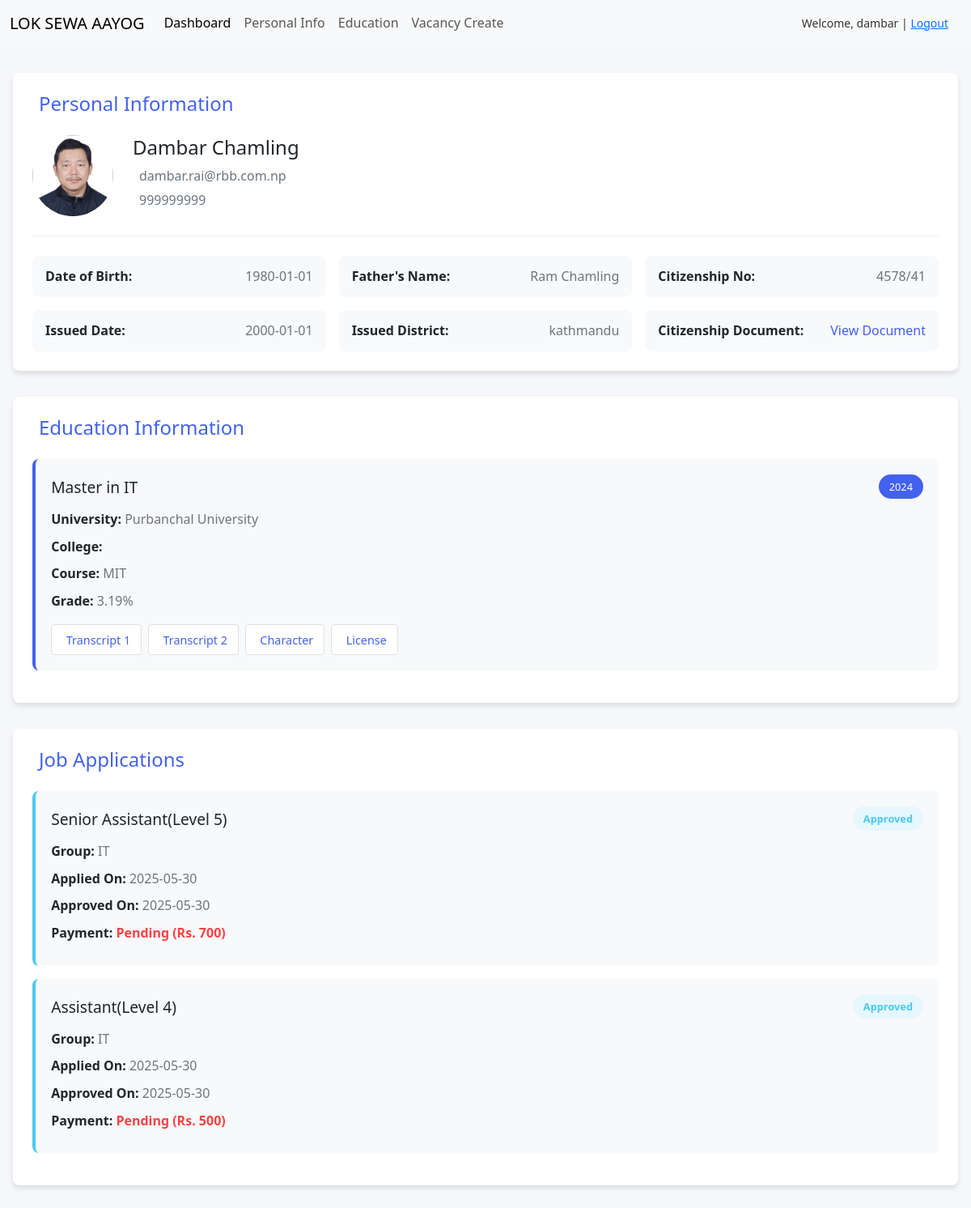
The page /applicant-dashboard/ (signed in) on the database its author committed.
### vacancyapp/models.py (models this page shows, shortened)
class ApplicantInfo(models.Model):
    user = models.OneToOneField(User, on_delete=models.CASCADE)
    first_name = models.CharField(max_length=100)
    last_name = models.CharField(max_length=50)
    dob = models.DateField(null=True, blank=True)
    father_name = models.CharField(max_length=100)
    citizenship = models.CharField(max_length=50)
    issued_date = models.DateField(blank=True, null=True)
    issued_district = models.CharField(max_length=50, blank=True)
    mobile = models.CharField(max_length=15, unique=True)
    profile_pic = models.ImageField(upload_to='profile_pics/', blank=True, null=True)
    upload_citizenship = models.FileField(
        upload_to=user_directory_path,
        validators=[validate_file_extension],
        help_text="(pdf or jpg)"
    )

class EducationInfo(models.Model):
    LEVEL_CHOICES = [
        ('Plus2', 'Plus2'),
        ('Bachelor', 'Bachelor'),
        ('Master', 'Master')
    ]
    FACULTY_CHOICES = [
        ('IT', 'IT'),
        ('Commerce', 'Commerce')
    ]
    UNIVERSITY_CHOICES = [
        ('Pokhara University', 'Pokhara University'),
        ('Purbanchal University', 'Purbanchal University'),
        ('Tribhuwan University', 'Tribhuwan University')
    ]
    applicant = models.ForeignKey(ApplicantInfo, on_delete=models.CASCADE, related_name='education_infos')
    level = models.CharField(max_length=50, choices=LEVEL_CHOICES, default='Plus2')
    faculty = models.CharField(max_length=50, choices=FACULTY_CHOICES, default='Commerce')
    course_name = models.CharField(max_length=50)
    university_name = models.CharField(max_length=100, choices=UNIVERSITY_CHOICES, default='Tribhuwan University')
    college_name = models.CharField(max_length=100)
    passed_year = models.IntegerField()
    grade_percent = models.FloatField()
    upload_transcript1 = models.FileField(upload_to=education_document_path, validators=[validate_file_extension], help_text="(pdf or jpg)")
    upload_transcript2 = models.FileField(upload_to=education_document_path, validators=[validate_file_extension], help_text="(pdf or jpg)")
    upload_character = models.FileField(upload_to=education_document_path, validators=[validate_file_extension], help_text="(pdf or jpg)")
    upload_license = models.FileField(upload_to=education_document_path, validators=[validate_file_extension], help_text="(pdf or jpg)", blank=True)
    upload_other = models.FileField(upload_to=education_document_path, validators=[validate_file_extension], help_text="(pdf or jpg)", blank=True)
    upload_other1 = models.FileField(upload_to=education_document_path, validators=[validate_file_extension], help_text="(pdf or jpg)", blank=True)

class VacancyInfo(models.Model):
    POSITION_CHOICES = [('Assistant(Level 4)','Assistant(Level 4)'),('Senior Assistant(Level 5)','Senior Assistant(Level 5)'),('Officer(Level 6)','Officer(Level 6)')]
    GROUP_CHOICES = [
        ('Administration', 'Administration'),
        ('IT', 'IT'),
    ]
    applicant = models.ForeignKey(ApplicantInfo, on_delete=models.CASCADE, related_name='vacancy_infos')
    vacancy_position = models.CharField(max_length=50, choices=POSITION_CHOICES, default='Assistant')
    vacancy_level = models.CharField(max_length=8, null=True, blank= True)
    vacancy_group = models.CharField(choices = GROUP_CHOICES, max_length=50, default='Administration')
    vacancy_created_at = models.DateField(null=True, blank= True)
    vacancy_status = models.CharField(max_length=20, choices=[('Pending', 'Pending'), ('Approved', 'Approved'), ('Rejected', 'Rejected')], default='Pending')
    is_approved = models.BooleanField(default=False)
    approved_at = models.DateTimeField(null=True, blank=True)
    payment_amount = models.PositiveIntegerField(default=0)
    is_payment_made = models.BooleanField(default=False)
    class Meta:
        unique_together = ('applicant', 'vacancy_position','vacancy_group')  # ✅ Prevents duplicate applications

### vacancyapp/views.py (the view)
# urls.py: path('applicant-dashboard/', applicant_dashboard, name='applicant_dashboard'),
@login_required
def applicant_dashboard(request):
    try:
        applicant = ApplicantInfo.objects.get(user=request.user)
        education_infos = EducationInfo.objects.filter(applicant=applicant)
        vacancy_infos = VacancyInfo.objects.filter(applicant=applicant)
        context = {
            'applicant': applicant,
            'education_infos': education_infos,
            'vacancy_infos': vacancy_infos,
        }
    except ApplicantInfo.DoesNotExist:
        context = {
            'message': 'Please complete your applicant profile',
            'applicant': None,
            'education_infos': [],
            'vacancy_infos': [],
        }
    return render(request, 'applicant/applicant_dashboard.html', context)

### templates/applicant/applicant_dashboard.html (shortened to what this page needs)
{% extends 'applicant/applicant_base.html' %}
{% load static %}
{% block css %}<link rel="stylesheet" href="{% static 'css/applicant_dashboard.css' %}">{% endblock css %}
{% block body %}
<div class="dashboard-container">
  {% if applicant %}
    <section class="dashboard-section personal-info">
        <h2> Personal Information</h2>
        <div class="profile-header">
            <div class="profile-pic">
                {% if applicant.profile_pic %}
                    <img src="{{ applicant.profile_pic.url }}" alt="Profile Picture">
                {% else %}
                    <div class="default-pic"><i class="fas fa-user-circle"></i></div>
                {% endif %}
            </div>
            <div class="profile-details">
                <h3>{{ applicant.first_name }} {{ applicant.last_name }}</h3>
                <p> {{ applicant.user.email }}</p>
                <p> {{ applicant.mobile }}</p>
            </div>
        </div>
        <div class="info-grid">
            <div class="info-item">
                <span class="info-label">Date of Birth:</span>
                <span class="info-value">{{ applicant.dob|date:"Y-m-d" }}</span>
            </div>
            <div class="info-item">
                <span class="info-label">Father's Name:</span>
                <span class="info-value">{{ applicant.father_name }}</span>
            </div>
            <div class="info-item">
                <span class="info-label">Citizenship No:</span>
                <span class="info-value">{{ applicant.citizenship }}</span>
            </div>
            <div class="info-item">
                <span class="info-label">Issued Date:</span>
                <span class="info-value">{{ applicant.issued_date|date:"Y-m-d" }}</span>
            </div>
            <div class="info-item">
                <span class="info-label">Issued District:</span>
                <span class="info-value">{{ applicant.issued_district }}</span>
            </div>
            <div class="info-item">
                <span class="info-label">Citizenship Document:</span>
                <a href="{{ applicant.upload_citizenship.url }}" target="_blank" class="doc-link">
                     View Document
                </a>
            </div>
        </div>
    </section>
    <section class="dashboard-section education-info">
        <h2> Education Information</h2>
        {% for edu in education_infos %}
        <div class="education-card">
            <div class="edu-header">
                <h3>{{ edu.get_level_display }} in {{ edu.get_faculty_display }}</h3>
                <span class="passed-year">{{ edu.passed_year }}</span>
            </div>
            <div class="edu-details">
                <p><strong>University:</strong> {{ edu.get_university_name_display }}</p>
                <p><strong>College:</strong> {{ edu.college_name }}</p>
                <p><strong>Course:</strong> {{ edu.course_name }}</p>
                <p><strong>Grade:</strong> {{ edu.grade_percent }}%</p>
            </div>
            <div class="edu-documents">
                <a href="{{ edu.upload_transcript1.url }}" target="_blank" class="doc-btn">
                     Transcript 1
                </a>
                <a href="{{ edu.upload_transcript2.url }}" target="_blank" class="doc-btn">
                     Transcript 2
                </a>
                <a href="{{ edu.upload_character.url }}" target="_blank" class="doc-btn">
                     Character
                </a>
                {% if edu.upload_license %}
                <a href="{{ edu.upload_license.url }}" target="_blank" class="doc-btn">
                     License
                </a>
                {% endif %}
            </div>
        </div>
        {% endfor %}
    </section>
    <section class="dashboard-section vacancy-info">
        <h2> Job Applications</h2>
        {% for vacancy in vacancy_infos %}
        <div class="vacancy-card {% if vacancy.is_approved %}approved{% elif vacancy.vacancy_status == 'Rejected' %}rejected{% else %}pending{% endif %}">
            <div class="vacancy-header">
                <h3>{{ vacancy.get_vacancy_position_display }}</h3>
                <span class="status-badge">{{ vacancy.vacancy_status }}</span>
            </div>
            <div class="vacancy-details">
                <p><strong>Group:</strong> {{ vacancy.get_vacancy_group_display }}</p>
                <p><strong>Applied On:</strong> {{ vacancy.vacancy_created_at|date:"Y-m-d" }}</p>
                {% if vacancy.is_approved %}
                <p><strong>Approved On:</strong> {{ vacancy.approved_at|date:"Y-m-d" }}</p>
                {% endif %}
                <div class="payment-info">
                    <p><strong>Payment:</strong>
                        {% if vacancy.is_payment_made %}
                            <span class="paid">Paid (Rs. {{ vacancy.payment_amount }})</span>
                        {% else %}
                            <span class="unpaid">Pending (Rs. {{ vacancy.payment_amount }})</span>
                        {% endif %}
                    </p>
                </div>
            </div>
        </div>
        {% endfor %}
    </section>
  {% else %}
    <h2 class="text-center py-5">Applicant Dashboard</h2>
    <p class="text-center">No applicant information found.</p>
  {% endif %}
</div>
{% endblock body %}

### templates/applicant/applicant_base.html (shortened to what this page needs)
<!doctype html>
<html lang="en">
  <head>
    <link href="https://cdn.jsdelivr.net/npm/bootstrap@5.3.3/dist/css/bootstrap.min.css" rel="stylesheet">
    {% block css %}     {% endblock css %}
  </head>
  <body>
    <nav class="navbar navbar-expand-lg bg-light">
        <div class="container-fluid">
          <a class="navbar-brand" href="#">LOK SEWA AAYOG</a>
          <div class="collapse navbar-collapse" id="navbarSupportedContent">
            <ul class="navbar-nav me-auto mb-2 mb-lg-0 justify-content-center">
              <li class="nav-item">
                <a class="nav-link active" aria-current="page" href="{% url 'applicant_dashboard' %}">Dashboard</a>
              </li>
              <li class="nav-item">
                <a class="nav-link" href="{% url 'personal_info' %}">Personal Info</a>
              </li>
              <li class="nav-item">
                <a class="nav-link" href="{% url 'education_info' %}">Education</a>
              </li>
             {% if not has_applied|default:False %}
                <li class="nav-item">
                  <a class="nav-link" href="{% url 'vacancy_create' %}">Vacancy Create</a>
                </li>
             {% else %}
                <li class="nav-item">
                  <a class="nav-link" href="{% url 'vacancy_list' %}">Vacancy List</a>
                </li>
             {% endif %}
            </ul>
            <div class="d-flex align-items-center">
              <small class="me-3">Welcome, {{ user.username }} | <a href="{% url 'logout' %}">Logout</a></small>
            </div>
          </div>
        </div>
      </nav>
      {% block body %}{% endblock body %}
  </body>
</html>

### static/css/applicant_dashboard.css (style rules this page uses)
:root { --primary-color: #4361ee; --secondary-color: #3f37c9; --success-color: #4cc9f0; --warning-color: #f8961e; --danger-color: #f94144; --light-color: #f8f9fa; --dark-color: #212529; --gray-color: #6c757d; --border-radius: 8px; --box-shadow: 0 4px 6px rgba(0, 0, 0, 0.1); --transition: all 0.3s ease; }
body { font-family: 'Segoe UI', Tahoma, Geneva, Verdana, sans-serif; line-height: 1.6; color: #333; background-color: #f5f7fa; }
.dashboard-container { max-width: 1200px; margin: 2rem auto; padding: 0 1rem; }
.dashboard-section h2 { color: var(--primary-color); margin-bottom: 1.5rem; font-size: 1.5rem; display: flex; align-items: center; gap: 0.5rem; }
.personal-info { background: white; border-radius: var(--border-radius); padding: 1.5rem; margin-bottom: 2rem; box-shadow: var(--box-shadow); }
.profile-header { display: flex; align-items: center; gap: 1.5rem; margin-bottom: 1.5rem; padding-bottom: 1.5rem; border-bottom: 1px solid #eee; }
.profile-pic { width: 100px; height: 100px; border-radius: 50%; overflow: hidden; background-color: #e9ecef; display: flex; align-items: center; justify-content: center; flex-shrink: 0; }
.profile-pic img { width: 100%; height: 100%; object-fit: cover; }
.profile-details h3 { font-size: 1.5rem; margin-bottom: 0.5rem; color: var(--dark-color); }
.profile-details p { margin: 0.3rem 0; color: var(--gray-color); display: flex; align-items: center; gap: 0.5rem; }
.info-grid { display: grid; grid-template-columns: repeat(auto-fill, minmax(300px, 1fr)); gap: 1rem; }
.info-item { background: #f8f9fa; padding: 0.8rem 1rem; border-radius: var(--border-radius); display: flex; justify-content: space-between; }
.info-label { font-weight: 600; color: var(--dark-color); }
.info-value { color: var(--gray-color); }
.doc-link { color: var(--primary-color); text-decoration: none; display: inline-flex; align-items: center; gap: 0.3rem; transition: var(--transition); }
.education-info { background: white; border-radius: var(--border-radius); padding: 1.5rem; margin-bottom: 2rem; box-shadow: var(--box-shadow); }
.education-card { background: #f8f9fa; border-radius: var(--border-radius); padding: 1.2rem; margin-bottom: 1rem; transition: var(--transition); border-left: 4px solid var(--primary-color); }
.edu-header { display: flex; justify-content: space-between; align-items: center; margin-bottom: 0.8rem; }
.edu-header h3 { color: var(--dark-color); font-size: 1.2rem; margin: 0; }
.passed-year { background: var(--primary-color); color: white; padding: 0.3rem 0.8rem; border-radius: 20px; font-size: 0.8rem; }
.edu-details p { margin: 0.5rem 0; color: var(--gray-color); }
.edu-details strong { color: var(--dark-color); }
.edu-documents { display: flex; flex-wrap: wrap; gap: 0.5rem; margin-top: 1rem; }
.doc-btn { display: inline-flex; align-items: center; gap: 0.3rem; background: white; color: var(--primary-color); padding: 0.4rem 0.8rem; border-radius: 4px; text-decoration: none; font-size: 0.9rem; border: 1px solid #dee2e6; transition: var(--transition); }
.vacancy-info { background: white; border-radius: var(--border-radius); padding: 1.5rem; box-shadow: var(--box-shadow); }
.vacancy-card { background: #f8f9fa; border-radius: var(--border-radius); padding: 1.2rem; margin-bottom: 1rem; transition: var(--transition); }
.vacancy-card.approved { border-left: 4px solid var(--success-color); }
.vacancy-header { display: flex; justify-content: space-between; align-items: center; margin-bottom: 0.8rem; }
.vacancy-header h3 { color: var(--dark-color); font-size: 1.2rem; margin: 0; }
.status-badge { padding: 0.3rem 0.8rem; border-radius: 20px; font-size: 0.8rem; font-weight: 600; }
.vacancy-card.approved .status-badge { background: #e6f7ff; color: var(--success-color); }
.vacancy-details p { margin: 0.5rem 0; color: var(--gray-color); }
.vacancy-details strong { color: var(--dark-color); }
.unpaid { color: var(--danger-color); font-weight: 600; }

### rows shown on the page
ApplicantInfo: profile_pic (picture), first_name "Dambar", last_name "Chamling", user.email "dambar.rai@rbb.com.np", mobile "999999999", dob "1980-01-01", father_name "Ram Chamling", citizenship "4578/41", issued_date "2000-01-01", issued_district "kathmandu"
EducationInfo: level "Master", faculty "IT", passed_year "2024", university_name "Purbanchal University", course_name "MIT", grade_percent "3.19"
VacancyInfo: vacancy_position "Senior Assistant(Level 5)", vacancy_status "Approved", vacancy_group "IT", vacancy_created_at "2025-05-30", approved_at "2025-05-30", payment_amount "700"
VacancyInfo: vacancy_position "Assistant(Level 4)", vacancy_status "Approved", vacancy_group "IT", vacancy_created_at "2025-05-30", approved_at "2025-05-30", payment_amount "500"

### other values the page prints
{{ user.username }} "dambar"
